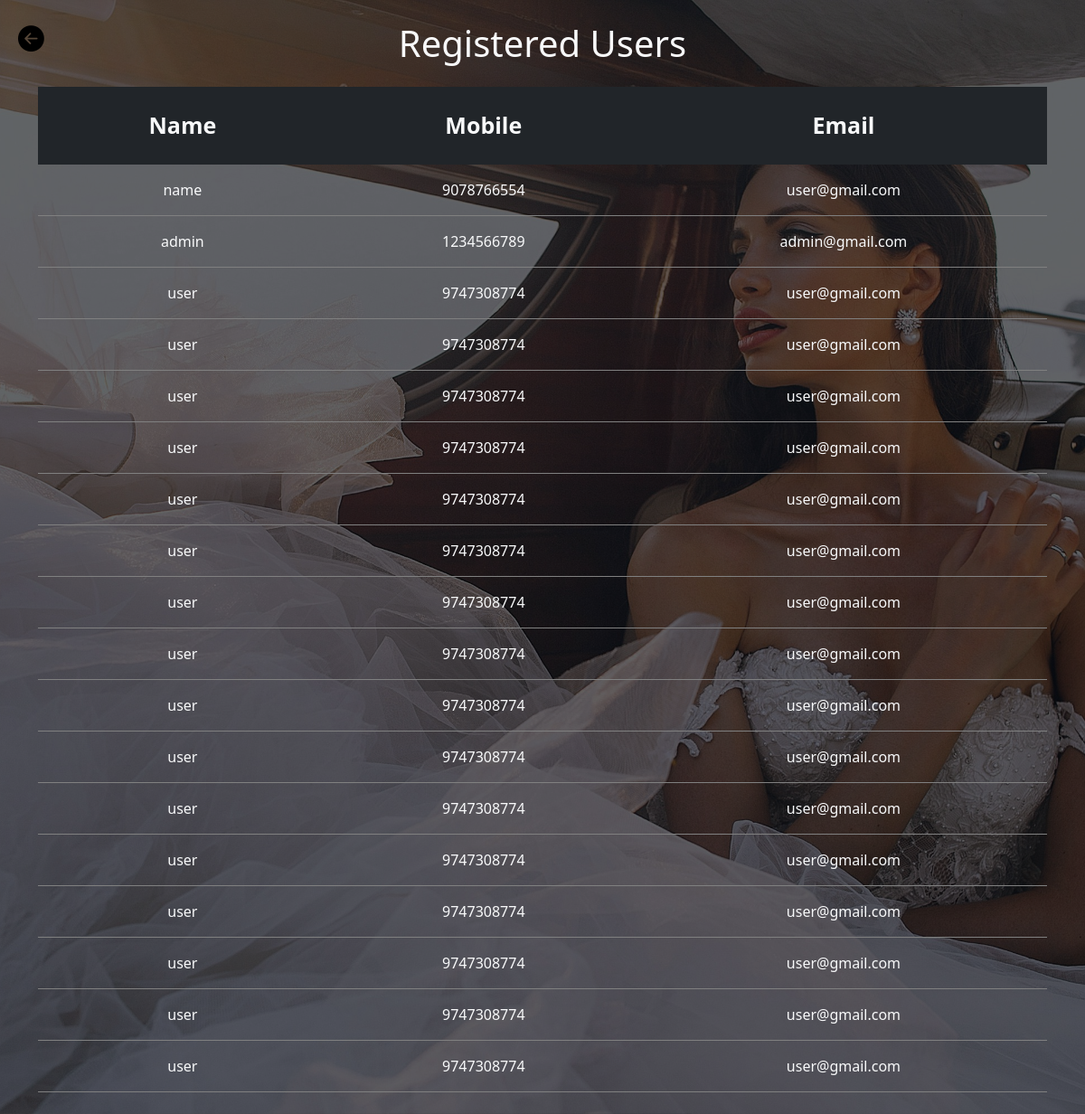
/user-list/, run on the app's committed database.
### rental_online/models.py (models this page shows, shortened)
class reg_Tbl(models.Model):
    name=models.CharField(max_length=50)
    mobile=models.IntegerField()
    email=models.EmailField()
    password=models.CharField(max_length=50)
    confirm_password=models.CharField(max_length=50)
    user_type=models.CharField(max_length=50,default='user')

### rental_online/views.py (the view)
# urls.py: path('user-list/', views.user_list, name='user_list'),
def user_list(request):
    users = reg_Tbl.objects.all()
    return render(request, 'user_list.html', {'users': users})

### templates/user_list.html (shortened to what this page needs)
{% load static %}
<!DOCTYPE html>
<html>
<head>
    <link href="https://cdn.jsdelivr.net/npm/bootstrap@5.3.3/dist/css/bootstrap.min.css" rel="stylesheet">
    <link rel="stylesheet" href="https://cdn.jsdelivr.net/npm/bootstrap-icons@1.11.3/font/bootstrap-icons.min.css">
</head>
<body class="p-4">
    <a href="{% url 'login' %}" class="back-btn">
        <i class="bi bi-arrow-left-circle-fill"></i>
    </a>
    <div class="container">
        <h1 class="mb-4 text-light text-center">Registered Users</h1>
        <table class="bg-transparent text-light w-100">
            <thead class="table-light  bg-dark">
                <tr class="text-light">
                    <th>Name</th>
                    <th>Mobile</th>
                    <th>Email</th>
                </tr>
            </thead>
            <tbody>
                {% for user in users %}
                <tr>
                    <td>{{ user.name }}</td>
                    <td>{{ user.mobile }}</td>
                    <td>{{ user.email }}</td>
                </tr>
                {% empty %}
                <tr>
                    <td colspan="3" class="text-center">No users found</td>
                </tr>
                {% endfor %}
            </tbody>
        </table>
    </div>
</body>
</html>

### data on the page
reg_Tbl: name "name", mobile "9078766554", email "user@gmail.com"
reg_Tbl: name "admin", mobile "1234566789", email "admin@gmail.com"
reg_Tbl: name "user", mobile "9747308774", email "user@gmail.com"
reg_Tbl: name "user", mobile "9747308774", email "user@gmail.com"
reg_Tbl: name "user", mobile "9747308774", email "user@gmail.com"
reg_Tbl: name "user", mobile "9747308774", email "user@gmail.com"
reg_Tbl: name "user", mobile "9747308774", email "user@gmail.com"
reg_Tbl: name "user", mobile "9747308774", email "user@gmail.com"
reg_Tbl: name "user", mobile "9747308774", email "user@gmail.com"
reg_Tbl: name "user", mobile "9747308774", email "user@gmail.com"
reg_Tbl: name "user", mobile "9747308774", email "user@gmail.com"
reg_Tbl: name "user", mobile "9747308774", email "user@gmail.com"
reg_Tbl: name "user", mobile "9747308774", email "user@gmail.com"
reg_Tbl: name "user", mobile "9747308774", email "user@gmail.com"
reg_Tbl: name "user", mobile "9747308774", email "user@gmail.com"
reg_Tbl: name "user", mobile "9747308774", email "user@gmail.com"
reg_Tbl: name "user", mobile "9747308774", email "user@gmail.com"
reg_Tbl: name "user", mobile "9747308774", email "user@gmail.com"
